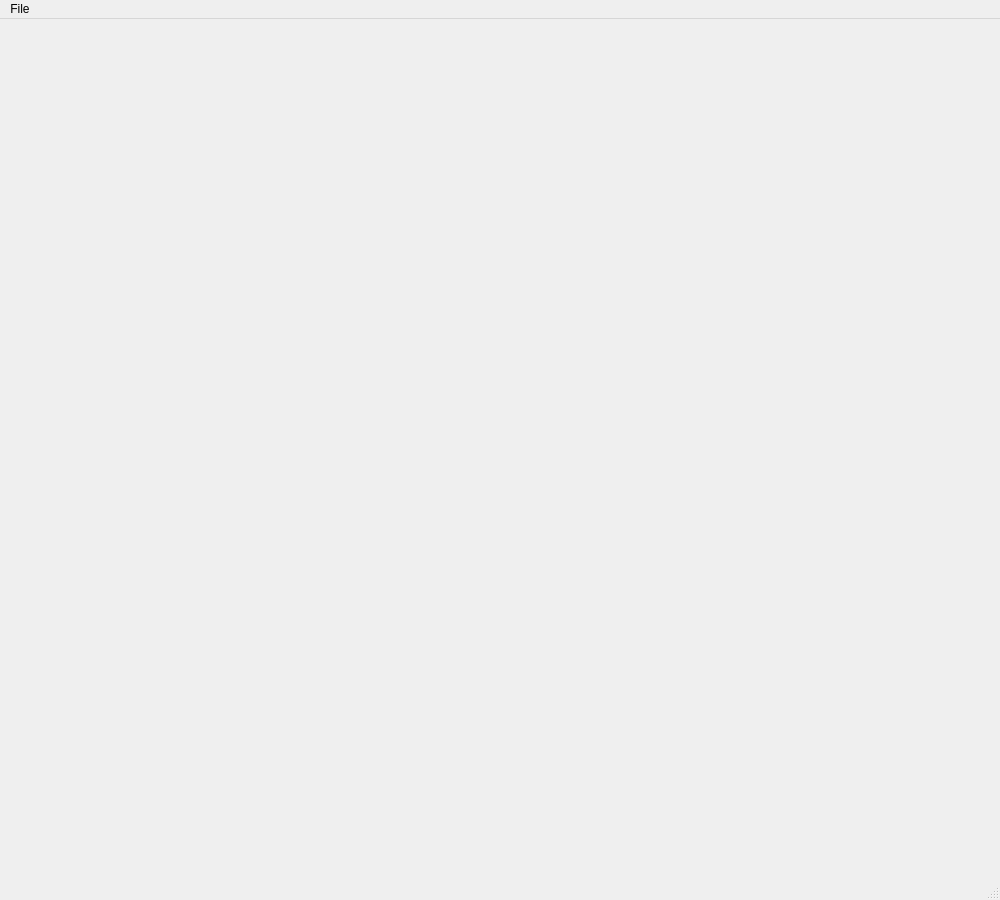
<?xml version="1.0" encoding="UTF-8"?>
<ui version="4.0">
 <class>MainWindow</class>
 <widget class="QMainWindow" name="MainWindow">
  <property name="geometry">
   <rect>
    <x>0</x>
    <y>0</y>
    <width>1000</width>
    <height>900</height>
   </rect>
  </property>
  <property name="sizePolicy">
   <sizepolicy hsizetype="Fixed" vsizetype="Fixed">
    <horstretch>0</horstretch>
    <verstretch>0</verstretch>
   </sizepolicy>
  </property>
  <property name="minimumSize">
   <size>
    <width>1000</width>
    <height>900</height>
   </size>
  </property>
  <property name="maximumSize">
   <size>
    <width>1000</width>
    <height>900</height>
   </size>
  </property>
  <property name="mouseTracking">
   <bool>false</bool>
  </property>
  <property name="focusPolicy">
   <enum>Qt::NoFocus</enum>
  </property>
  <property name="windowTitle">
   <string>ARB2PWL</string>
  </property>
  <property name="unifiedTitleAndToolBarOnMac">
   <bool>false</bool>
  </property>
  <widget class="QWidget" name="centralwidget">
   <layout class="QGridLayout" name="gridLayout_2">
    <item row="0" column="0">
     <layout class="QGridLayout" name="gridLayout"/>
    </item>
   </layout>
  </widget>
  <widget class="QMenuBar" name="menubar">
   <property name="geometry">
    <rect>
     <x>0</x>
     <y>0</y>
     <width>1000</width>
     <height>25</height>
    </rect>
   </property>
   <widget class="QMenu" name="menuFile">
    <property name="title">
     <string>File</string>
    </property>
    <addaction name="actionSave"/>
    <addaction name="actionOpenImageForTracing"/>
    <addaction name="actionExit"/>
   </widget>
   <addaction name="menuFile"/>
  </widget>
  <widget class="QStatusBar" name="statusbar"/>
  <action name="actionSave">
   <property name="text">
    <string>Save</string>
   </property>
  </action>
  <action name="actionOpenImageForTracing">
   <property name="text">
    <string>Open Image For Tracing</string>
   </property>
  </action>
  <action name="actionExit">
   <property name="text">
    <string>Exit</string>
   </property>
  </action>
 </widget>
 <resources/>
 <connections/>
</ui>
